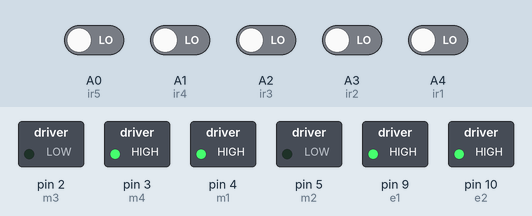
A sketch run on a simulated Arduino Uno, built with avr-gcc and run on an emulated ATmega328P. Parts: switched loads named in the sketch (green lamp = pin HIGH). The test bench sets the inputs (shaded band); at power-on: A0 (ir5), A1 (ir4), A2 (ir3), A3 (ir2), A4 (ir1) LOW.

Above: at 1.2 s.
1.3 s: A0 (ir5) driven HIGH and A1 (ir4) driven HIGH
At 2.5 s:
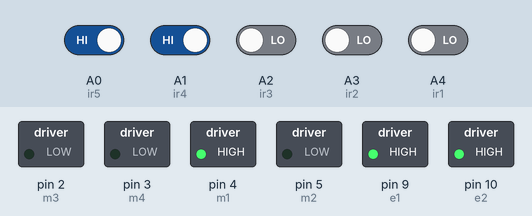
2.8 s: A3 (ir2) driven HIGH and A4 (ir1) driven HIGH
At 3.8 s:
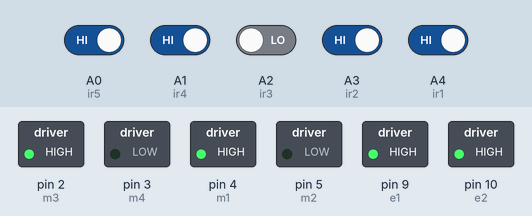
4.3 s: A1 (ir4) driven LOW
At 4.9 s:
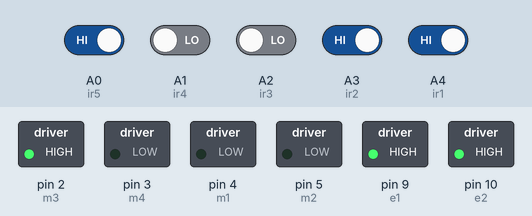
5.8 s: A1 (ir4) driven HIGH
At 6.1 s:
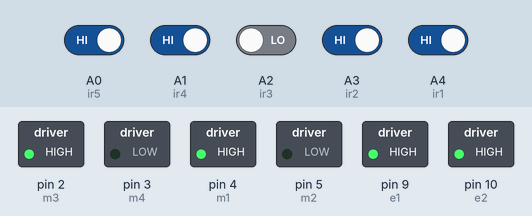
7.3 s: A2 (ir3) driven HIGH
At 8.4 s:
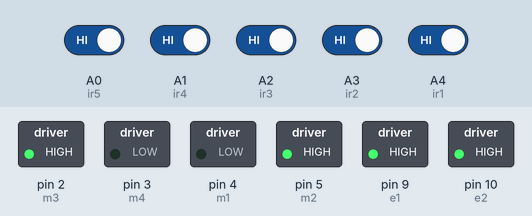
8.8 s: A2 (ir3) driven LOW
At 9.5 s:
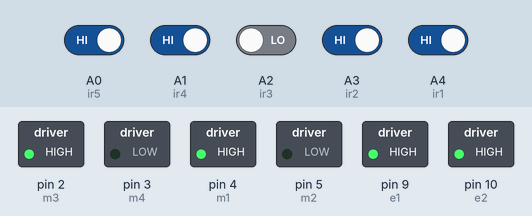
Timing chart, 0 to 11.3 s (numbered marks = the images above; inputs shaded):
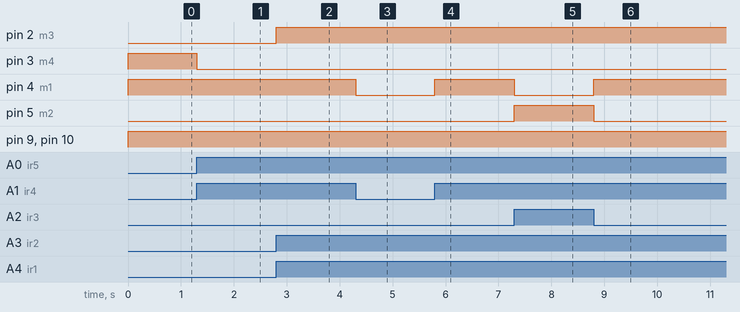

The sketch:

lfr.ino
```cpp
#define m1 4  //Right Motor MA1
#define m2 5  //Right Motor MA2
#define m3 2  //Left Motor MB1
#define m4 3  //Left Motor MB2
#define e1 9  //Right Motor Enable Pin EA
#define e2 10 //Left Motor Enable Pin EB

//**********5 Channel IR Sensor Connection**********//
#define ir1 A4
#define ir2 A3
#define ir3 A2
#define ir4 A1
#define ir5 A0

//*************************************************//

void setup() {
  pinMode(m1, OUTPUT);
  pinMode(m2, OUTPUT);
  pinMode(m3, OUTPUT);
  pinMode(m4, OUTPUT);
  pinMode(e1, OUTPUT);
  pinMode(e2, OUTPUT);
  pinMode(ir1, INPUT);
  pinMode(ir2, INPUT);
  pinMode(ir3, INPUT);
  pinMode(ir4, INPUT);
  pinMode(ir5, INPUT);
  pinMode(10, OUTPUT);
}

void loop() {

//  Sensor Lights
digitalWrite(10, 65);

  //Reading Sensor Values
  int s1 = digitalRead(ir1);  //Left Most Sensor
  int s2 = digitalRead(ir2);  //Left Sensor
  int s3 = digitalRead(ir3);  //Middle Sensor
  int s4 = digitalRead(ir4);  //Right Sensor
  int s5 = digitalRead(ir5);  //Right Most Sensor

  //if only middle sensor detects black line
  if((s1 == 1) && (s2 == 1) && (s3 == 0) && (s4 == 1) && (s5 == 1))
  {
    //going forward with full speed
    analogWrite(e1, 255); //you can adjust the speed of the motors from 0-255
    analogWrite(e2, 255); //you can adjust the speed of the motors from 0-255
    digitalWrite(m1, HIGH);
    digitalWrite(m2, LOW);
    digitalWrite(m3, HIGH);
    digitalWrite(m4, LOW);
  }

  //if only left sensor detects black line
  if((s1 == 1) && (s2 == 0) && (s3 == 1) && (s4 == 1) && (s5 == 1))
  {
    //going right with full speed
    analogWrite(e1, 255); //you can adjust the speed of the motors from 0-255
    analogWrite(e2, 255); //you can adjust the speed of the motors from 0-255
    digitalWrite(m1, HIGH);
    digitalWrite(m2, LOW);
    digitalWrite(m3, LOW);
    digitalWrite(m4, LOW);
  }

  //if only left most sensor detects black line
  if((s1 == 0) && (s2 == 1) && (s3 == 1) && (s4 == 1) && (s5 == 1))
  {
    //going right with full speed
    analogWrite(e1, 255); //you can adjust the speed of the motors from 0-255
    analogWrite(e2, 255); //you can adjust the speed of the motors from 0-255
    digitalWrite(m1, HIGH);
    digitalWrite(m2, LOW);
    digitalWrite(m3, LOW);
    digitalWrite(m4, HIGH);
  }

  //if only right sensor detects black line
  if((s1 == 1) && (s2 == 1) && (s3 == 1) && (s4 == 0) && (s5 == 1))
  {
    //going left with full speed
    analogWrite(e1, 255); //you can adjust the speed of the motors from 0-255
    analogWrite(e2, 255); //you can adjust the speed of the motors from 0-255
    digitalWrite(m1, LOW);
    digitalWrite(m2, LOW);
    digitalWrite(m3, HIGH);
    digitalWrite(m4, LOW);
  }

  //if only right most sensor detects black line
  if((s1 == 1) && (s2 == 1) && (s3 == 1) && (s4 == 1) && (s5 == 0))
  {
    //going left with full speed
    analogWrite(e1, 255); //you can adjust the speed of the motors from 0-255
    analogWrite(e2, 255); //you can adjust the speed of the motors from 0-255
    digitalWrite(m1, LOW);
    digitalWrite(m2, HIGH);
    digitalWrite(m3, HIGH);
    digitalWrite(m4, LOW);
  }

  //if middle and right sensor detects black line
  if((s1 == 1) && (s2 == 1) && (s3 == 0) && (s4 == 0) && (s5 == 1))
  {
    //going left with full speed
    analogWrite(e1, 255); //you can adjust the speed of the motors from 0-255
    analogWrite(e2, 255); //you can adjust the speed of the motors from 0-255
    digitalWrite(m1, LOW);
    digitalWrite(m2, LOW);
    digitalWrite(m3, HIGH);
    digitalWrite(m4, LOW);
  }

  //if middle and left sensor detects black line
  if((s1 == 1) && (s2 == 0) && (s3 == 0) && (s4 == 1) && (s5 == 1))
  {
    //going right with full speed
    analogWrite(e1, 255); //you can adjust the speed of the motors from 0-255
    analogWrite(e2, 255); //you can adjust the speed of the motors from 0-255
    digitalWrite(m1, HIGH);
    digitalWrite(m2, LOW);
    digitalWrite(m3, LOW);
    digitalWrite(m4, LOW);
  }

  //if middle, left and left most sensor detects black line
  if((s1 == 0) && (s2 == 0) && (s3 == 0) && (s4 == 1) && (s5 == 1))
  {
    //going right with full speed
    analogWrite(e1, 255); //you can adjust the speed of the motors from 0-255
    analogWrite(e2, 255); //you can adjust the speed of the motors from 0-255
    digitalWrite(m1, HIGH);
    digitalWrite(m2, LOW);
    digitalWrite(m3, LOW);
    digitalWrite(m4, LOW);
  }

  //if middle, right and right most sensor detects black line
  if((s1 == 1) && (s2 == 1) && (s3 == 0) && (s4 == 0) && (s5 == 0))
  {
    //going left with full speed
    analogWrite(e1, 255); //you can adjust the speed of the motors from 0-255
    analogWrite(e2, 255); //you can adjust the speed of the motors from 0-255
    digitalWrite(m1, LOW);
    digitalWrite(m2, LOW);
    digitalWrite(m3, HIGH);
    digitalWrite(m4, LOW);
  }

  //if all sensors are on a black line
  if((s1 == 0) && (s2 == 0) && (s3 == 0) && (s4 == 0) && (s5 == 0))
  {
   //going left with full speed
    analogWrite(e1, 255); //you can adjust the speed of the motors from 0-255
    analogWrite(e2, 255); //you can adjust the speed of the motors from 0-255
    digitalWrite(m1, HIGH);
    digitalWrite(m2, LOW);
    digitalWrite(m3, LOW);
    digitalWrite(m4, HIGH);
  }

  if((s1 == 1) && (s2 == 1) && (s3 == 1) && (s4 == 1) && (s5 == 1))
  {
   //going left with full speed
    analogWrite(e1, 255); //you can adjust the speed of the motors from 0-255
    analogWrite(e2, 255); //you can adjust the speed of the motors from 0-255
    digitalWrite(m1, LOW);
    digitalWrite(m2, HIGH);
    digitalWrite(m3, HIGH);
    digitalWrite(m4, LOW);
  }
}
```

Measured:
- after the input at 1.3 s, pin 3 (m4): HIGH → LOW at once
- after the input at 2.8 s, pin 2 (m3): LOW → HIGH at once
- after the input at 4.3 s, pin 4 (m1): HIGH → LOW at once
- after the input at 5.8 s, pin 4 (m1): LOW → HIGH at once
- after the input at 7.3 s, pin 4 (m1): HIGH → LOW at once; pin 5 (m2): LOW → HIGH at once
- after the input at 8.8 s, pin 4 (m1): LOW → HIGH at once; pin 5 (m2): HIGH → LOW at once
